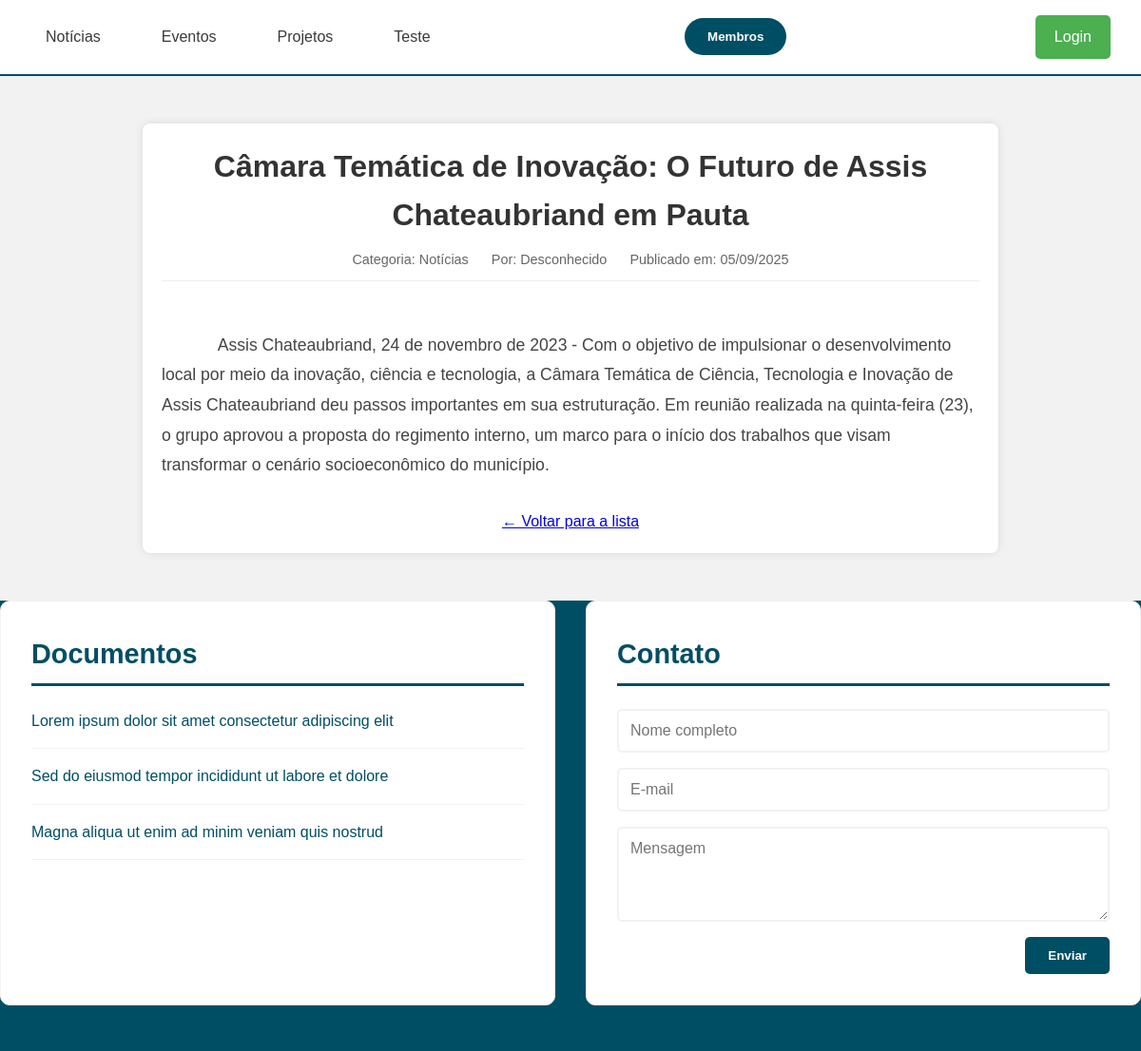
Page /artigo.php?id=1 on the committed database.
### tables this page shows
CREATE TABLE `categorias` (
  `id` int(11) NOT NULL,
  `nome` varchar(100) NOT NULL,
  `descricao` text DEFAULT NULL,
  `criado_em` datetime DEFAULT current_timestamp()
);

CREATE TABLE `artigos` (
  `id` int(11) NOT NULL,
  `titulo` varchar(200) NOT NULL,
  `slug` varchar(200) NOT NULL,
  `conteudo` text NOT NULL,
  `categoria_id` int(11) DEFAULT NULL,
  `autor_id` int(11) DEFAULT NULL,
  `data_evento` date DEFAULT NULL,
  `criado_em` datetime DEFAULT current_timestamp(),
  `atualizado_em` datetime DEFAULT current_timestamp() ON UPDATE current_timestamp()
);

### artigo.php (the view, shortened to what this page needs)
<?php
include 'conexao.php';
$artigo_id = intval($_GET['id']);
$sql = "SELECT a.*, u.nome as autor_nome, c.nome as categoria_nome
        FROM artigos a
        LEFT JOIN usuarios u ON a.autor_id = u.id
        LEFT JOIN categorias c ON a.categoria_id = c.id
        WHERE a.id = ?";
$stmt = $conn->prepare($sql);
$stmt->bind_param("i", $artigo_id);
$stmt->execute();
$result = $stmt->get_result();
$artigo = $result->fetch_assoc();
$sql_categorias = "SELECT nome FROM categorias";
$result_categorias = $conn->query($sql_categorias);
?>
<!DOCTYPE html>
<html lang="pt-BR">
<head>
    <link rel="stylesheet" href="css/styles.css">
</head>
<body>
    <header>
        <nav class="main-nav">
            <ul class="nav-links">
                <?php
                $result_categorias->data_seek(0);
                if ($result_categorias->num_rows > 0) {
                    while($row = $result_categorias->fetch_assoc()) {
                        $categoria_nome = htmlspecialchars($row['nome']);
                        $link_map = [
                            'Notícias' => 'noticias_lista.php',
                            'Eventos' => 'eventos_lista.php',
                            'Projetos' => 'projetos_lista.php',
                        ];
                        $link = $link_map[$categoria_nome] ?? '#';
                        echo "<li><a href='{$link}'>{$categoria_nome}</a></li>";
                    }
                }
                ?>
            </ul>
            <button class="membros-btn">Membros</button>
            <a href="login.php" class="admin-btn">Login</a>
        </nav>
    </header>
    <main class="artigo-individual-container">
        <h1><?php echo htmlspecialchars($artigo['titulo']); ?></h1>
        <div class="artigo-meta">
            <span>Categoria: <?php echo htmlspecialchars($artigo['categoria_nome']); ?></span>
            <span>Por: <?php echo htmlspecialchars($artigo['autor_nome'] ?? 'Desconhecido'); ?></span>
            <?php if ($artigo['categoria_id'] == 2):  ?>
                <span>Data do Evento: <?php echo date('d/m/Y', strtotime($artigo['data_evento'])); ?></span>
            <?php else: ?>
                <span>Publicado em: <?php echo date('d/m/Y', strtotime($artigo['criado_em'])); ?></span>
            <?php endif; ?>
        </div>
        <div class="artigo-conteudo">
            <?php echo nl2br(htmlspecialchars($artigo['conteudo'])); ?>
        </div>
        <p style="margin-top: 30px; text-align: center;">
            <a href="javascript:history.back()" class="artigo-link">← Voltar para a lista</a>
        </p>
    </main>
    <footer>
        <div class="bottom-sections">
            <section class="documentos">
                <h3>Documentos</h3>
                <ul class="documentos-list">
                    <li><a href="#">Lorem ipsum dolor sit amet consectetur adipiscing elit</a></li>
                    <li><a href="#">Sed do eiusmod tempor incididunt ut labore et dolore</a></li>
                    <li><a href="#">Magna aliqua ut enim ad minim veniam quis nostrud</a></li>
                </ul>
            </section>
            <section class="contato">
                <h3>Contato</h3>
                <form class="contato-form">
                    <input type="text" placeholder="Nome completo" required>
                    <input type="email" placeholder="E-mail" required>
                    <textarea placeholder="Mensagem" rows="4" required></textarea>
                    <button type="submit">Enviar</button>
                </form>
            </section>
        </div>
    </footer>
</body>
</html>

### css/styles.css (style rules this page uses)
* { margin: 0; padding: 0; box-sizing: border-box; }
body { font-family: 'Arial', sans-serif; line-height: 1.6; color: #3A3A3A; background-color: #F2F2F2; }
header { background-color: #FFFFFF; border-bottom: 2px solid #004E64; padding: 1rem 0; }
.main-nav { max-width: 1200px; margin: 0 auto; display: flex; justify-content: space-between; align-items: center; padding: 0 2rem; }
.nav-links { display: flex; list-style: none; gap: 2rem; }
.nav-links a { text-decoration: none; color: #3A3A3A; font-weight: 500; padding: 0.5rem 1rem; border-radius: 5px; transition: all 0.3s ease; }
.membros-btn { background-color: #004E64; color: #FFFFFF; border: none; padding: 0.75rem 1.5rem; border-radius: 25px; font-weight: 600; cursor: pointer; transition: all 0.3s ease; }
main { max-width: 1200px; margin: 0 auto; padding: 2rem; }
section { margin-bottom: 3rem; }
section h3 { font-size: 1.8rem; color: #004E64; margin-bottom: 1.5rem; border-bottom: 3px solid #004E64; padding-bottom: 0.5rem; }
.bottom-sections { display: grid; grid-template-columns: 1fr 1fr; gap: 2rem; margin-top: 3rem; }
.documentos, .contato { background-color: #FFFFFF; padding: 2rem; border-radius: 10px; border: 1px solid #F2F2F2; }
.documentos-list { list-style: none; }
.documentos-list li { margin-bottom: 1rem; padding-bottom: 1rem; border-bottom: 1px solid #F2F2F2; }
.documentos-list a { color: #004E64; text-decoration: none; transition: color 0.3s ease; }
.contato-form { display: flex; flex-direction: column; gap: 1rem; }
.contato-form input, .contato-form textarea { padding: 0.75rem; border: 2px solid #F2F2F2; border-radius: 5px; font-family: inherit; font-size: 1rem; transition: border-color 0.3s ease; }
.contato-form button { background-color: #004E64; color: #FFFFFF; border: none; padding: 0.75rem 1.5rem; border-radius: 5px; font-weight: 600; cursor: pointer; transition: all 0.3s ease; align-self: flex-end; }
footer { background-color: #004E64; }
.admin-btn { background-color: #4CAF50; color: white; padding: 10px 20px; border: none; border-radius: 5px; cursor: pointer; font-size: 16px; text-decoration: none; margin-left: 10px; transition: background-color 0.3s ease; }

### artigo.php (style rules this page uses)
.artigo-individual-container { max-width: 900px; margin: 50px auto; padding: 20px; background-color: #fff; box-shadow: 0 0 10px rgba(0,0,0,0.1); border-radius: 8px; }
.artigo-individual-container h1 { color: #333; margin-bottom: 10px; text-align: center; }
.artigo-meta { font-size: 0.9em; color: #666; margin-bottom: 20px; border-bottom: 1px solid #eee; padding-bottom: 10px; text-align: center; }
.artigo-meta span { margin: 0 10px; }
.artigo-conteudo { line-height: 1.8; font-size: 1.1em; color: #444; white-space: pre-wrap; }

### rows in the picture
categorias: nome "Notícias"
categorias: nome "Eventos"
categorias: nome "Projetos"
categorias: nome "Teste"
artigos: titulo "Câmara Temática de Inovação: O Futuro de Assis Chateaubriand em Pauta", categoria.nome "Notícias", criado_em "05/09/2025", conteudo "Assis Chateaubriand, 24 de novembro de 2023 - Com o objetivo de impulsionar o desenvolvimento local por meio da inovação, ciência e tecnologia, a Câmara Temática de Ciência, Tecnologia e Inovação de Assis Chateaubriand deu passos importantes em sua estruturação. Em reunião realizada na quinta-feira (23), o grupo aprovou a proposta do regimento interno, um marco para o início dos trabalhos que visam transformar o cenário socioeconômico do município."

### other values in the picture
$artigo['autor_nome'] "Desconhecido"
